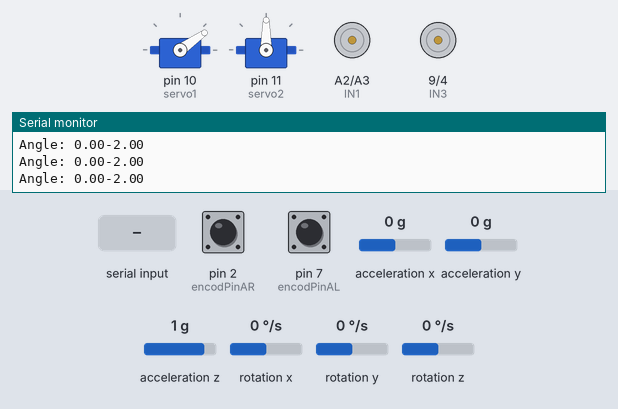
A sketch run on a simulated Arduino Uno, built with avr-gcc and run on an emulated ATmega328P. On the bench: 2 × servo, motor-driver pin pairs drawn as motors (green arrow = first pin HIGH = forward, orange = second pin HIGH = backward, longer = more drive, scaled by the enable pin), the last lines printed to the serial monitor. The inputs (shaded band) are chosen by the test bench; at power-on: acceleration y 0 g, pin 2 (encodPinAR) HIGH, pin 7 (encodPinAL) HIGH, acceleration x 0 g, acceleration z 1 g, rotation x 0 °/s, rotation y 0 °/s, rotation z 0 °/s.

Above: at 1.2 s.
1.3 s: "90,45\n" received over Serial
At 4.0 s:
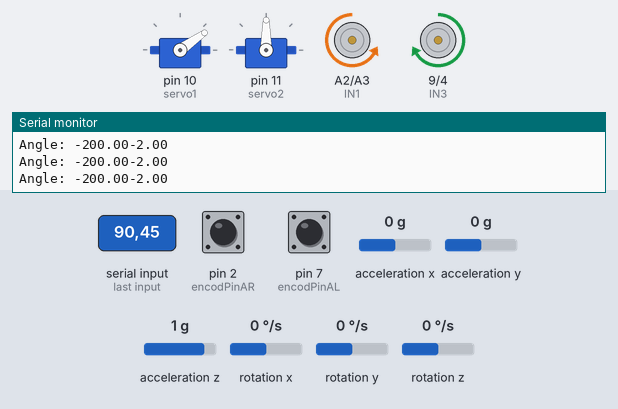
4.3 s: acceleration y set to -1.4 g
At 5.4 s:
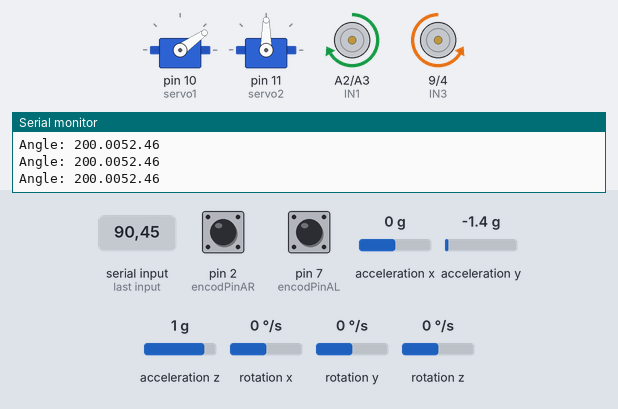
6.0 s: acceleration y set to 0.1 g
At 6.19 s:
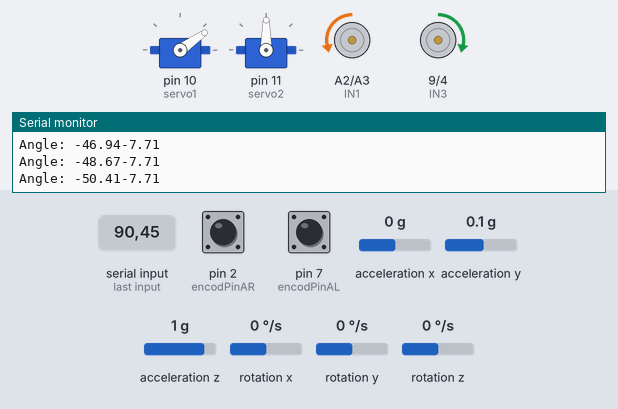
9.0 s: acceleration y set to -0.1 g
At 9.19 s:
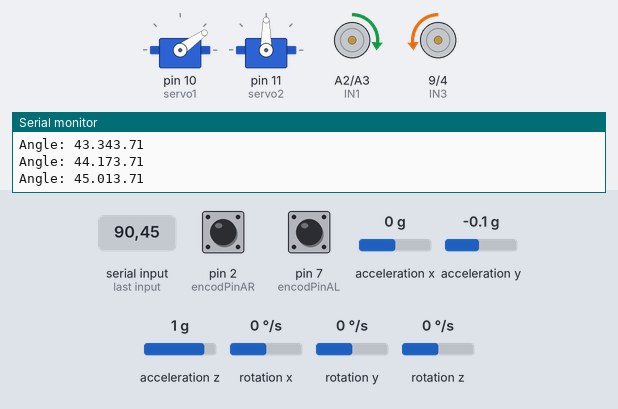
13.7 s: "o90\n" received over Serial
At 15.2 s:
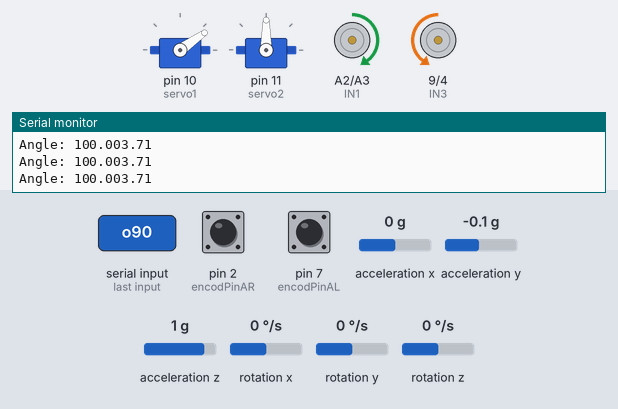
Timing chart, 0 to 16.2 s (numbered marks = the images above; inputs shaded):
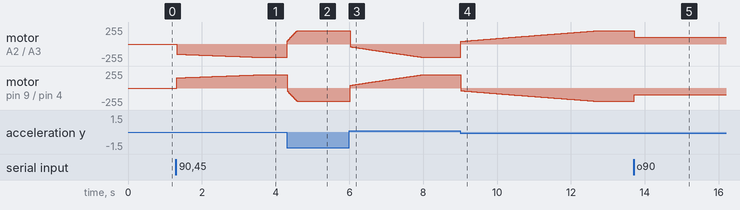

The sketch:

eyantra_balancing_bot.ino
```cpp
#include <Wire.h>
#include <Adafruit_MPU6050.h>
#include <Adafruit_Sensor.h>
#include <math.h>
#include<Servo.h>
#include <MPU6050_light.h>
// Adafruit_MPU6050 mpu;
MPU6050 mpu(Wire);

// ----------------- Motor Pins -----------------
#define ENA 6
#define IN1 A2
#define IN2 A3
#define ENB 5
#define IN3 9
#define IN4 4
#define encodPinAR 2
#define encodPinBR 3
#define encodPinAL 7
#define encodPinBL 8
#define MAX_INPUT 100
double POS = 0;
char inputBuffer[MAX_INPUT];
int idx = 0;
volatile long wheel_pulse_count_left = 0;
volatile long wheel_pulse_count_right = 0;
int prevA_right = LOW;
int prevA_left  = LOW;
// loop timing
double fs = 200.0;
double dt = 1.0 / fs;
uint16_t preLoader=65536-(16*pow(10,6)*dt/1024);
long int lastTime=0;
//complementary filter
double tau = 0.05;
double alpha = tau / (tau + dt);
// float alpha = 0.98;
double angle = 0;
double prevAccFiltered = 0;
bool ch=0;
int count=0;
//gyro calibration
float gyroX_offset = -0.03;


// tilt PID
double Kp = 0.0;
double Ki = 0.0;
double Kd = 0.0;
double Ka = 0.0;
//position pid
double Kp_p = 0;
double Ki_p = 0;
double Kd_p = 0;

double errorTilt, prevErrorTilt = 0;
double integralTilt = 0;
double errorPOS, prevErrorPOS = 0;
double prevVelTilt=0;
double integralPOS = 0;
bool isPositive=true;
Servo servo1;
Servo servo2;
char data[64];
volatile bool flag=true;
void servoGrip(char cmd){
  if(cmd=='o'){
    for (int angle = 15; angle <= 35; angle++) {
      servo1.write(angle);
      // servo2.write(angle);
      delay(25);
    }
  }


  // 180 to 0 degrees
  if(cmd=='c'){
    for (int angle = 35; angle >= 15; angle--) {
      servo1.write(angle);
      // servo2.write(angle);
      delay(25);
    }
  }


}
void servoArm(char cmd){
  if(cmd=='u'){
    for (int angle = 45; angle <= 90; angle++) {
      servo2.write(angle);
      delay(25);
    }
  }


  // Sweep from 180 to 0 degrees
  if(cmd=='d'){
    for (int angle = 90; angle >= 45; angle--) {
      servo2.write(angle);
      delay(25);
    }
  }
}
void processInput(char *data) {
  char *token;

  token = strtok(data, ",");
  if (token != NULL) Kp = atof(token);

  token = strtok(NULL, ",");
  if (token != NULL) Ki = atof(token);

  token = strtok(NULL, ",");
  if (token != NULL) Kd = atof(token);
  token = strtok(NULL, ",");
  if (token != NULL) Ka = atof(token);
  token = strtok(NULL, ",");
  if (token != NULL) Kp_p = atof(token);

  token = strtok(NULL, ",");
  if (token != NULL) Ki_p = atof(token);
  token = strtok(NULL, ",");
  if (token != NULL) Kd_p = atof(token);

  // Round to 3 decimal places
  Kp = round(Kp * 1000) / 1000.0;
  Ki = round(Ki * 1000) / 1000.0;
  Kd = round(Kd * 1000) / 1000.0;
  Kp_p = round(Kp_p * 1000) / 1000.0;
  Ki_p = round(Ki_p * 1000) / 1000.0;
  Kd_p = round(Kd_p * 1000) / 1000.0;
  // Serial.println("Received values:");
  // Serial.print("k1 = ");
  // Serial.println(Kp, 3);
  // Serial.print("k2 = ");
  // Serial.println(Ki, 3);
  // Serial.print("k3 = ");
  // Serial.println(Kd, 3);
}


ISR(TIMER1_OVF_vect){
  flag=true;
  TCNT1=preLoader;
}


// ------------------------------------------------
//              MOTOR CONTROL
// ------------------------------------------------
void setMotor(int pwm) {
  //pwm=100;

  if (pwm >= 0) {
    digitalWrite(IN1, HIGH);
    digitalWrite(IN2, LOW);
    digitalWrite(IN3, LOW);
    digitalWrite(IN4, HIGH);
  } else {
    digitalWrite(IN1, LOW);
    digitalWrite(IN2, HIGH);
    digitalWrite(IN3, HIGH);
    digitalWrite(IN4, LOW);
  }
  pwm = constrain(abs(pwm), 0, 255);

  // // Deadband boost for 100:1 backlash
  // if (abs(angle)*57.2958 > 17.0 | ch==1) {
  //   pwm= 255;
  //   ch=1;
  // }
  pwm = constrain(pwm, 0, 255);
  //Serial.println(pwm);
  analogWrite(ENA, pwm);
  analogWrite(ENB, pwm);
  // Serial.print(",");
  // Serial.println(pwm);
}


// void calibrateGyro() {
//   Serial.println("Calibrating Gyro... Keep robot still");
//   double sum = 0;

//   for (int i = 0; i < 1000; i++) {
//     sensors_event_t a, g, temp;
//     mpu.getEvent(&a, &g, &temp);
//     sum += g.gyro.x;
//     delay(2);
//   }

//   gyroX_offset = sum / 1000.0;
//   Serial.print("Gyro X Offset: ");
//   Serial.println(gyroX_offset);
// }
double accY_offset = 0;
double accZ_offset = 0;

// void calibrateAccel() {
//   long ay=0,az=0;
//   for (int i=0; i<500; i++) {
//     sensors_event_t a,g,temp;
//     mpu.getEvent(&a,&g,&temp);
//     ay+=a.acceleration.y;
//     az+=a.acceleration.z;
//     delay(2);
//   }
//   accY_offset=ay / 500.0;
//   accZ_offset=(az/500.0)-9.81;  // remove gravity
//   Serial.println("offaccy");
//   Serial.println(accY_offset);
//   Serial.println("offsetz");
//   Serial.println(accZ_offset);
// }
void encodeR(){
  if (prevA_right==LOW) {
    if (digitalRead(encodPinBR)==HIGH) wheel_pulse_count_right++;
    else wheel_pulse_count_right--;
  }
  prevA_right=HIGH;
}
void encodeL(){
  if (prevA_left==LOW) {
    if (digitalRead(encodPinBL)==HIGH) wheel_pulse_count_left++;
    else wheel_pulse_count_left--;
  }
  prevA_left=HIGH;
}

void setup() {
  Serial.begin(9600);
  Wire.begin();

  pinMode(ENA, OUTPUT);
  pinMode(IN1, OUTPUT);
  pinMode(IN2, OUTPUT);
  pinMode(ENB, OUTPUT);
  pinMode(IN3, OUTPUT);
  pinMode(IN4, OUTPUT);

  // if (!mpu.begin()) {
  //   Serial.println("MPU6050 not found!");
  //   while (1)
  //     ;
  // }

  // mpu.setAccelerometerRange(MPU6050_RANGE_8_G);
  // mpu.setGyroRange(MPU6050_RANGE_500_DEG);
  // mpu.setFilterBandwidth(MPU6050_BAND_21_HZ);

  //delay(1000);
  // calibrateGyro();
  // calibrateAccel();
  //Manipulator
  servo1.attach(10);
  servo2.attach(11);
  servo1.write(35);
  servo2.write(90);
  //encoder
  pinMode(encodPinAR, INPUT_PULLUP);
  pinMode(encodPinBR, INPUT_PULLUP);
  pinMode(encodPinAL, INPUT_PULLUP);
  pinMode(encodPinBL, INPUT_PULLUP);
  prevA_right=digitalRead(encodPinAR);
  prevA_left=digitalRead(encodPinAL);
  // attachInterrupt(digitalPinToInterrupt(encodPinAR),encodeR,RISING);
  // attachInterrupt(digitalPinToInterrupt(encodPinAL),encodeL,RISING);
  //Timer
  // Serial.println(preLoader);
  Serial.println(preLoader);
  noInterrupts();
  TCCR1A=0;
  TCCR1B=0;
  TCCR1B|=(1<<CS12)|(1<<CS10);
  TCNT1=preLoader;
  TIMSK1|=(1<<TOIE1);
  interrupts();
  byte status = mpu.begin();
  //mpu.calcOffsets();
  Serial.println("System Ready");
}


void loop() {
  //commands from UI

  // if(Serial.available()){
  //   char val=Serial.read();
  //   servoGrip(val);
  //   servoArm(val);
  // }
  //bluethooth tuning
  mpu.update();
//   int aR = digitalRead(encodPinAR);
//   if (prevA_right == LOW && aR == HIGH) {
//     if (digitalRead(encodPinBR) == HIGH) wheel_pulse_count_right++;
//     else wheel_pulse_count_right--;
//   }
//   prevA_right = aR;
//  int aL = digitalRead(encodPinAL);
//   if (prevA_left == LOW && aL == HIGH) {
//     if (digitalRead(encodPinBL) == HIGH) wheel_pulse_count_left++;
//     else wheel_pulse_count_left--;
//   }
//   prevA_left = aL;
  while (Serial.available()) {
    char c = Serial.read();

    if (c == '\n' || c == '\r') {  // EOL
      inputBuffer[idx] = '\0';     // Terminate string
      idx = 0;

      Serial.println(inputBuffer[0]);
      processInput(inputBuffer);

    } else {
      if (idx < MAX_INPUT - 1) {
        inputBuffer[idx++] = c;
      }
    }
  }

//   //encoder counting
//   prevA_right= digitalRead(encodPinAR);
//   prevA_left= digitalRead(encodPinAL);


  if ((millis()-lastTime)>=1/fs*1000) {
    //Serial.println(millis()-lastTime);
    lastTime=millis();
    // POS=(-wheel_pulse_count_right+wheel_pulse_count_left)/2;
    // sensors_event_t acc, gyro, temp;
    // mpu.getEvent(&acc, &gyro, &temp);
    // // ---- Accelerometer angle (pitch) ----
    // double accAngle = atan2(acc.acceleration.y,acc.acceleration.z-1.7);


    // // ---- Low-pass filter ----
    // double accFiltered = (1 - alpha) * accAngle + alpha * prevAccFiltered;
    // prevAccFiltered = accFiltered;

    // // ---- Gyro rate (offset corrected) ----
    // double gyroRate = gyro.gyro.x +0.04;

    // // ---- Complementary filter ----
    // angle = (1 - alpha) * (angle + gyroRate * dt) + alpha * accFiltered;
    // // if (abs(angle) > 95) {
    // //   setMotor(0);
    // //   return;
    // // }
    // //float time=millis()/1000;
    // // ---- PID Tilt ----
    // errorTilt = 0 -(angle*57.2958+0.8);
    errorTilt=0-mpu.getAngleX()-2;
    integralTilt += errorTilt*dt;

    int sw=0;
    // if((abs(errorTilt)-abs(prevErrorTilt))<0){
    //   sw=false;
    // }
    // if(count==0){
    //   count=1;
    //   if(errorTilt<0){
    //     isPositive=!isPositive;
    //   }
    // }
    // else if(isPositive!=(errorTilt>0)){

    //   integralTilt=abs((errorTilt*dt)*((errorTilt*dt)-1)*0.1/2);
    //   if(errorTilt<0){
    //     integralTilt=-integralTilt;
    //   }
    //   isPositive=!isPositive;
    //   lastTime=millis();
    // }
    // int factor=1;
    // if(errorTilt<0){
    //   factor=-1;
    // }
    // if(abs(errorTilt - prevErrorTilt)>1.7){
    //   sw=1;
    //   prevErrorTilt = errorTilt;
    // }
    integralTilt = constrain(integralTilt, -80/Ki, 80/Ki);
    float propError=constrain(errorTilt,-100/Kp,100/Kp);
    float velocityTilt=(errorTilt - prevErrorTilt) / dt;
    double uTilt = Kp*propError + Ki * integralTilt + Kd * velocityTilt+Ka*(int)(velocityTilt-prevVelTilt)/dt;
    prevVelTilt=velocityTilt;
    // Serial.print(angle * 57.2958+0.8,1);
    // // Serial.print(" | ");
    // Serial.print(",");
    // Serial.print(uTilt,1);
    // Serial.print(",");
    // //Serial.println(uPOS);
    // Serial.println(Ki*integralTilt,1);
    uTilt = constrain(uTilt, -255, 255);

    // if(abs(errorTilt)>4.5 ){

    //   if(angle<0){
    //     for(int i=0;i<170;i+=50){
    //       uTilt=Kp* errorTilt+i;
    //       setMotor(uTilt);
    //       delay(25)
    //     }

    //   }
    //   else{
    //     for(int i=0;i<170;i+=50){
    //       uTilt=Kp* errorTilt-i;
    //       setMotor(uTilt);
    //       delay(25);

    //     }

    //   }
    //   Serial.println("activted");

    // }
    //Serial.print(Kp*errorTilt);
    // Serial.print(", ");
    // Serial.print(Ki*integralTilt);
    // Serial.print(", ");
    //Serial.println((errorTilt-prevErrorTilt)/dt);
    // Serial.print(" | ");

    //POS pid
    errorPOS = 0-POS;
    integralPOS += errorPOS * dt;
    integralPOS = constrain(integralPOS, -55/Ki_p, 55/Ki_p);
    double uPOS = Kp_p * errorPOS + Ki_p * integralPOS + Kd_p * (errorPOS - prevErrorPOS) / dt;
    prevErrorPOS = errorPOS;
    double uSys = uTilt + uPOS;
    if(uSys>0){
      uSys+=20;
    }
    else if(uSys<0) {
      uSys-=20;
    }

    setMotor(uSys);

    // ---- Debug ----
    Serial.print("Angle: ");
    Serial.print(uSys);
    //Serial.print(",");

    //Serial.print(",");
    Serial.println(errorTilt);
    //snprintf(data,sizeof(data),"%.4f,%.4f,%.4f,%.4f,%.4f",time,angle,uSys,Ki*integralTilt,Kd*velocityTilt);
    //Serial.println("06.123,-02.456,0.123");
    flag=false;

  }


}
```

Measured:
- after the input at 1.3 s, motor on A2 (IN1) / A3 (IN2): moves from stopped to backward 200/255 over 2.3 s, starting at once; motor on pin 9 (IN3) / pin 4 (IN4): moves from stopped to forward 200/255 over 2.3 s, starting at once
- after the input at 4.3 s, motor on A2 (IN1) / A3 (IN2): moves from backward 200/255 to forward 200/255 over 0.27 s, starting at once; motor on pin 9 (IN3) / pin 4 (IN4): moves from forward 200/255 to backward 200/255 over 0.27 s, starting at once
- after the input at 6.0 s, motor on A2 (IN1) / A3 (IN2): moves from forward 200/255 to backward 200/255 over 2.0 s, starting at once; motor on pin 9 (IN3) / pin 4 (IN4): moves from backward 200/255 to forward 200/255 over 2.0 s, starting at once
- after the input at 9.0 s, motor on A2 (IN1) / A3 (IN2): moves from backward 200/255 to forward 200/255 over 3.7 s, starting at once; motor on pin 9 (IN3) / pin 4 (IN4): moves from forward 200/255 to backward 200/255 over 3.7 s, starting at once
- after the input at 13.7 s, motor on A2 (IN1) / A3 (IN2): forward 200/255 → forward 100/255 at once; motor on pin 9 (IN3) / pin 4 (IN4): backward 200/255 → backward 100/255 at once
